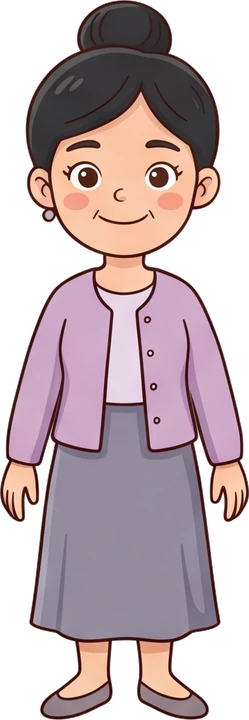
#> input picture seedling/tai-nguyen/tranh-moi/aunt.webp, 249 x 720 px, found by its file name
$ python -i sua_canh_2711.py   (imports and definitions only)
#> lines starting #> are read from the running program, lines starting #| are printed output that depends on the picture
"""Ghép lại các cảnh canh/ bị lệch nghĩa so với câu (tester báo, rà 27/11/2026).
Chỉ ghi đè tệp ảnh cùng tên (tai-nguyen/canh/u<n>/p<k>_<i>.webp), không đổi dữ liệu.
Chạy ở gốc repo: python3 -I seedling/cong-cu/sua_canh_2711.py [id ...]   (không có id = làm tất cả)
Tài nguyên mới: tai-nguyen/tranh-moi/*.webp (chó bông, bút chì, bút sáp, máy tính, chuột, bé 3 tuổi, nha sĩ, khung ảnh), trang/ls_park_snow.webp.
"""
import json, os, re, subprocess, sys, importlib.util, colorsys
import numpy as np
from PIL import Image, ImageDraw

# [2 lines not run here, left out]
# [2 lines that did not run here, left out]
S = 'seedling/'; T = S + 'tai-nguyen/'; NV = T + 'nhan-vat/'; TRG = T + 'trang/'; PIC = T + 'tranh/'; NEW = T + 'tranh-moi/'
# [1 line that did not run here, left out]
ADULT = {'lan', 'ong', 'ba', 'bo_leo', 'bo_anna', 'me_bong', 'bo_bong', 'me_leo', 'me_xm', 'man'}
NAMES = [('Mrs Lan', 'lan'), ('Bông', 'bong'), ('Leo', 'leo'), ('Anna', 'anna'), ('Xiaomei', 'xiaomei'), ('Vũ', 'nhan'), ('Grandma', 'ba'), ('Grandpa', 'ong'), ('kids', 'kids')]
STOP = {'big', 'small', 'little', 'long', 'new', 'young', 'white', 'black', 'blue', 'green', 'red', 'pink', 'yellow', 'orange', 'purple', 'grey', 'colour', 'play', 'love',
        'fun', 'happy', 'water', 'game', 'song', 'number', 'hand', 'open', 'close', 'touch', 'under', 'look', 'see', 'animal', 'cool', 'hot', 'cold', 'tall', 'sad', 'tired'}
# [1 line that did not run here, left out]

# ---------- vẽ tay phần dùng chung (copy từ ap_mang_sd48.py) ----------
# [52 lines left out: functions card_img, tint, recolor, ten_sheet, not called in this run]

def photo_inset(sheet, w=520):
    """Khung ảnh gỗ chứa tranh gia đình (không có chữ)."""
#> called with sheet = '../tai-nguyen/tranh-moi/aunt.webp', w = 520
    fam = sheet.convert('RGBA') if isinstance(sheet, Image.Image) else Image.open(NV + sheet).convert('RGBA'); fam = fam.crop(fam.getbbox()) if fam.getbbox() else fam
#> in photo_inset, fam is the input picture: PIL image 249x720 RGBA; mean R, G, B, A 118.4, 100.2, 104, 165.1
    h = int(w * 0.62); fr = Image.new('RGBA', (w, h), (0, 0, 0, 0)); d = ImageDraw.Draw(fr)
#> after `fr = Image.new('RGBA', (w, h), (0, 0, 0, 0))`: fr: PIL image 520x322 RGBA; every value is 0
    d.rounded_rectangle([0, 0, w - 1, h - 1], 18, fill=(150, 98, 52, 255), outline=(92, 58, 28, 255), width=5)
    d.rectangle([20, 20, w - 21, h - 21], fill=(255, 252, 244, 255), outline=(92, 58, 28, 255), width=3)
    iw, ih = w - 56, h - 56; k = min(iw / fam.width, ih / fam.height)
#> after `k = min(iw / fam.width, ih / fam.height)`: k = 0.369
    f2 = fam.resize((int(fam.width * k), int(fam.height * k)), Image.LANCZOS)
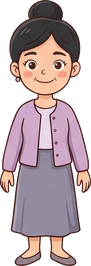
#> f2: PIL image 91x266 RGBA; mean R, G, B, A 110.9, 92.2, 96, 165.1; transparent parts drawn white
    fr.alpha_composite(f2, ((w - f2.width) // 2, (h - f2.height) // 2)); return fr
#> after `fr.alpha_composite(f2, ((w - f2.width) // 2, (h - f2.height) // 2))`:
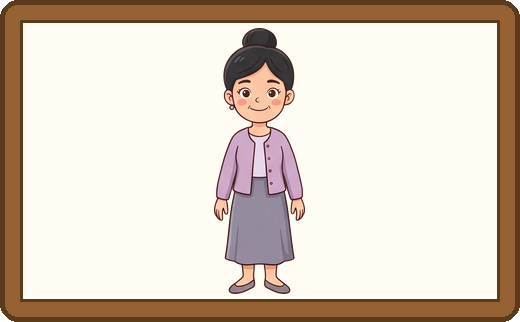
#> fr: PIL image 520x322 RGBA; mean R, G, B, A 218.4, 203.9, 190.2, 254.5; transparent parts drawn white

# ---------- phân giải tham chiếu ----------
# [70 lines left out: functions pic, person, scene, named, words_in, not called in this run]

# [1 line that did not run here, left out]
def unit_days(n, kind):
    return sorted(int(k) for k, d in DAYS.items() if str(d.get('unit')) == str(n) and d.get('kind') == kind)

# ---------- bảng sửa: id -> {ppl, items, bg, night, props}; không ghi khoá nào thì tự suy như bản dựng cũ ----------
FIX = {
    'u2/p5_1': dict(ppl=[('anh_nhan', 1.1)], items=['table']),
    'u3/p1_1': dict(ppl=['lan'], items=['photo:bong']),
    'u3/p1_2': dict(ppl=['lan', 'bong'], items=['photo:bong']),
    'u3/p1_3': dict(ppl=['bong', 'leo'], items=['photo:bong']),
    'u3/p1_4': dict(ppl=['leo', 'bong'], items=['photo:bong']),
    'u3/p1_5': dict(ppl=['bong', 'leo'], items=['nv:fam_bong_me_a']),
    'u3/p2_1': dict(ppl=['leo', 'bong'], items=['photo:bong']),
    'u3/p2_2': dict(ppl=['bong', 'leo'], items=['nv:fam_bong_anh_trai_a']),
    'u3/p2_3': dict(ppl=['anna', 'bong'], items=['photo:bong']),
    'u3/p2_4': dict(ppl=['bong', 'leo'], items=['nv:fam_bong_em_gai_a']),
    'u3/p2_5': dict(ppl=['leo', 'bong'], items=['young']),
    'u3/p2_6': dict(ppl=['bong', 'leo'], items=['young']),
    'u3/p3_1': dict(ppl=['me_xm'], items=['door']),
    'u3/p3_3': dict(ppl=['xiaomei', 'me_xm'], items=[]),
    'u3/p3_4': dict(ppl=['lan', 'me_xm'], items=[]),
    'u3/p4_5': dict(ppl=['xiaomei', ('new:boy3', 0.70)], items=[]),
    'u3/p5_2': dict(ppl=['anna', 'f:fam_anna_ong', 'f:fam_anna_ba'], items=[]),
    'u3/p5_4': dict(ppl=['anna', 'bo_anna', 'f:fam_anna_me'], items=[]),
    'u3/p6_5': dict(ppl=['xiaomei', 'me_xm'], items=['aunt']),
    'u3/p6_6': dict(ppl=['lan', 'bong'], items=[]),
    'u4/p2_1': dict(ppl=['bong', ('man', 1.55)], items=[]),
    'u5/p1_4': dict(ppl=['me_leo', 'bong', 'anna'], items=[]),
    'u5/p2_3': dict(ppl=['leo', 'ba'], items=['new:dog_sit']),
    'u5/p2_4': dict(ppl=['leo', 'ba'], items=['new:dog_sit']),
    'u5/p4_1': dict(ppl=['leo'], items=['new:dog_sit']),
    'u5/p4_2': dict(ppl=['bong', 'leo'], items=['new:dog_jump']),
    'u5/p5_5': dict(ppl=['leo'], items=[], cards=[('table', 300, 540, 330)], props=[('nv:pets_meo_dung_a', 700, 190, 430)]),
    'u5/p5_6': dict(ppl=['leo'], items=['water'], props=[('nv:pets_meo_dung_a', 700, 230)]),
    'u5/p6_1': dict(ppl=['leo'], items=['sleepy'], night=True),
    'u5/p6_5': dict(ppl=['leo'], items=[], night=True),
    'u5/p6_6': dict(ppl=['me_leo', 'leo'], items=[], night=True),
    'u6/p1_3': dict(ppl=['me_bong', 'bong'], items=['new:pencil', 'new:crayon']),
    'u6/p1_4': dict(ppl=['bong', 'me_bong'], items=['new:crayon']),
    'u6/p1_5': dict(ppl=['me_bong', 'bong'], items=['new:crayon']),
    'u6/p1_6': dict(ppl=['bong'], items=['new:pencil', 'new:crayon']),
    'u6/p6_1': dict(ppl=['leo', 'bong', 'anna'], items=['new:computer']),
    'u8/p4_2': dict(ppl=[], items=[], props=[('new:mouse', 450, 560)]),
    'u8/p4_3': dict(ppl=['leo'], items=[], props=[('new:mouse', 680, 330)]),
    'u11/p4_4': dict(items=['rc:white:shorts']), 'u11/p4_6': dict(items=['rc:white:shorts']),
    'u11/p5_2': dict(items=['rc:pink:skirt', 'sock']), 'u11/p5_5': dict(items=['rc:pink:skirt']),
    'u11/p6_1': dict(items=['rc:gold:glasses']), 'u11/p6_2': dict(items=['rc:gold:glasses']), 'u11/p6_6': dict(items=['rc:gold:glasses']),
    'u12/p6_5': dict(ppl=['leo', 'ba'], items=['photo:ten']),
    'u5/p1_1': dict(items=['new:leo_sleepy', 'bed']), 'u5/p1_3': dict(items=['new:leo_sleepy']),
    'u5/p1_5': dict(items=['new:leo_excited']), 'u5/p5_1': dict(items=['new:leo_thirsty', 'cake']),
    'u12/p6_6': dict(ppl=['leo', 'ba'], items=['photo:ten', 'ten']),
}
# [3 lines not run here, left out]

# [33 lines left out: function run, not called in this run]

# [3 lines not run here, left out]

>>> result = photo_inset('../tai-nguyen/tranh-moi/aunt.webp')

$ run again, on seedling/tai-nguyen/tranh-moi/crayon.webp
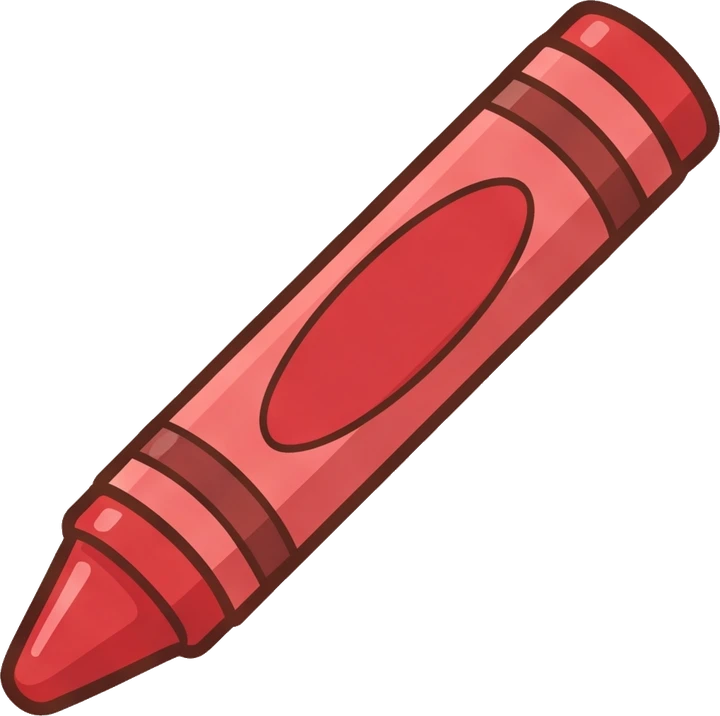
#> input picture seedling/tai-nguyen/tranh-moi/crayon.webp, 720 x 716 px, found by its file name
#> in photo_inset, fam is the input picture: PIL image 720x716 RGBA; mean R, G, B, A 65.2, 27.4, 26.3, 86.6
#> in photo_inset, `fr.alpha_composite(f2, ((w - f2.width) // 2, (h - f2.height) // 2))`:
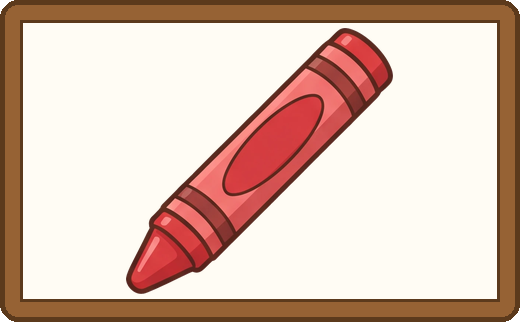
#> fr: PIL image 520x322 RGBA; mean R, G, B, A 216.9, 189.2, 174.9, 254.5; transparent parts drawn white

$ run again, on seedling/tai-nguyen/tranh-moi/dentist.webp
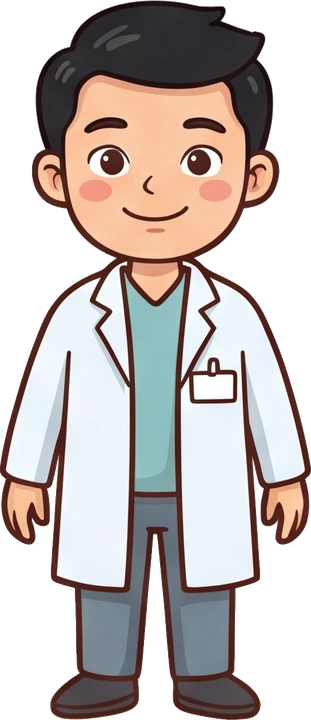
#> input picture seedling/tai-nguyen/tranh-moi/dentist.webp, 311 x 720 px, found by its file name
#> in photo_inset, fam is the input picture: PIL image 311x720 RGBA; mean R, G, B, A 119.1, 109.1, 105.8, 171.8
#> in photo_inset, `f2 = fam.resize((int(fam.width * k), int(fam.height * k)), Image.LANCZ..`:
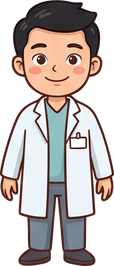
#> f2: PIL image 114x266 RGBA; mean R, G, B, A 116, 105.6, 102.1, 171.8; transparent parts drawn white
#> in photo_inset, `fr.alpha_composite(f2, ((w - f2.width) // 2, (h - f2.height) // 2))`:
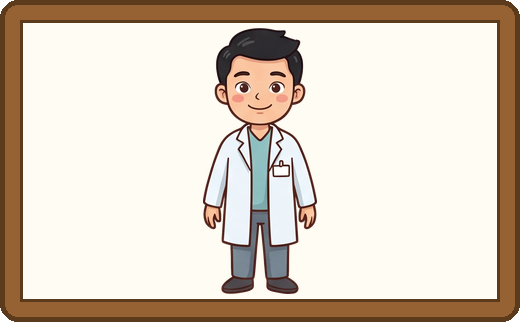
#> fr: PIL image 520x322 RGBA; mean R, G, B, A 216.3, 202.8, 188.2, 254.5; transparent parts drawn white

$ run again, on seedling/tai-nguyen/tranh-moi/dog_jump.webp
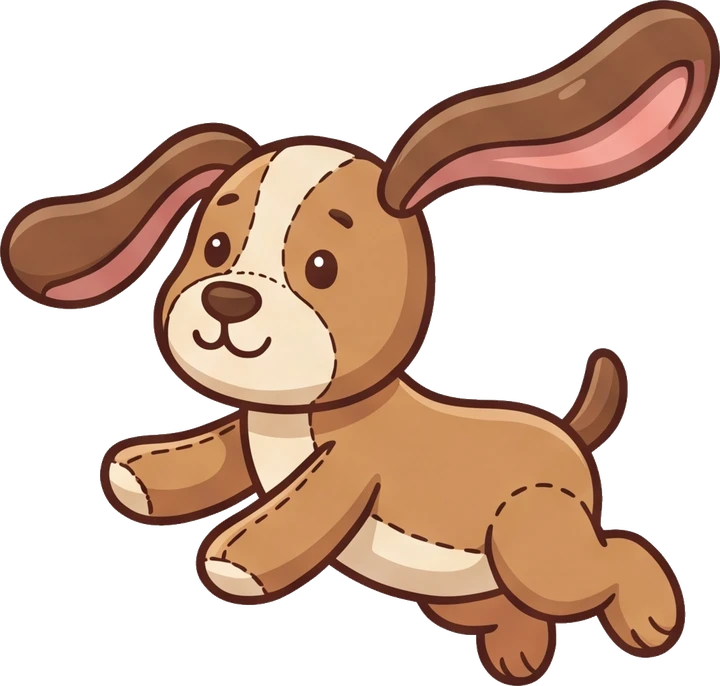
#> input picture seedling/tai-nguyen/tranh-moi/dog_jump.webp, 720 x 686 px, found by its file name
#> in photo_inset, fam is the input picture: PIL image 720x686 RGBA; mean R, G, B, A 85.7, 61.2, 46.3, 117.3
#> in photo_inset, `f2 = fam.resize((int(fam.width * k), int(fam.height * k)), Image.LANCZ..`:
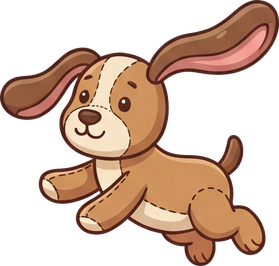
#> f2: PIL image 279x266 RGBA; mean R, G, B, A 83.4, 58.6, 43.6, 117.3; transparent parts drawn white
#> in photo_inset, `fr.alpha_composite(f2, ((w - f2.width) // 2, (h - f2.height) // 2))`:
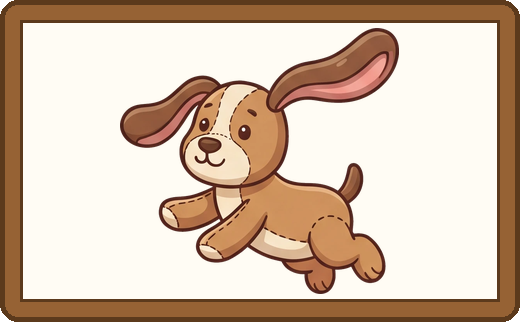
#> fr: PIL image 520x322 RGBA; mean R, G, B, A 210.9, 188.6, 168.7, 254.5; transparent parts drawn white
